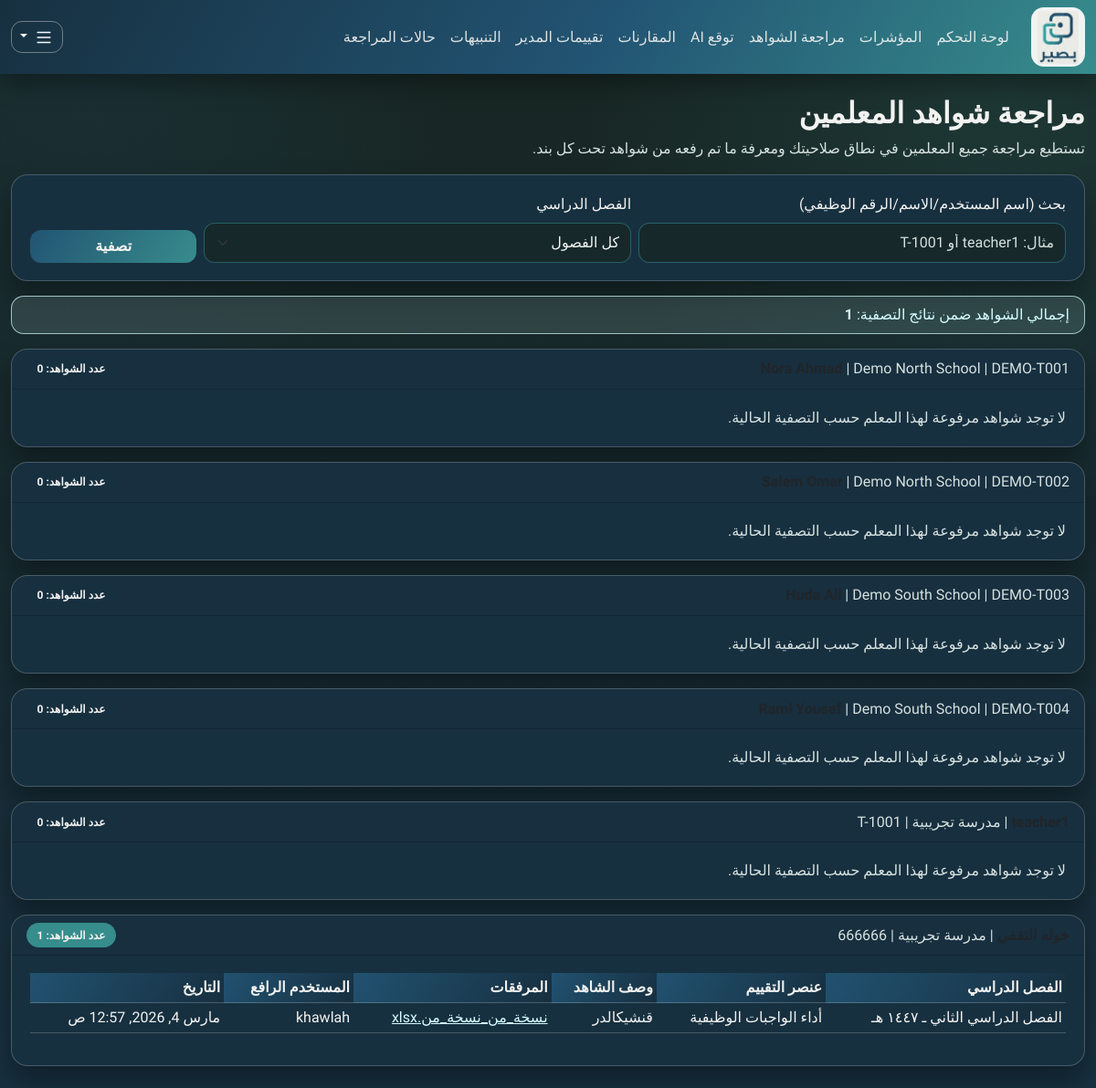
/evidences/admin/ (signed in), run on an earlier commit of the app's database.
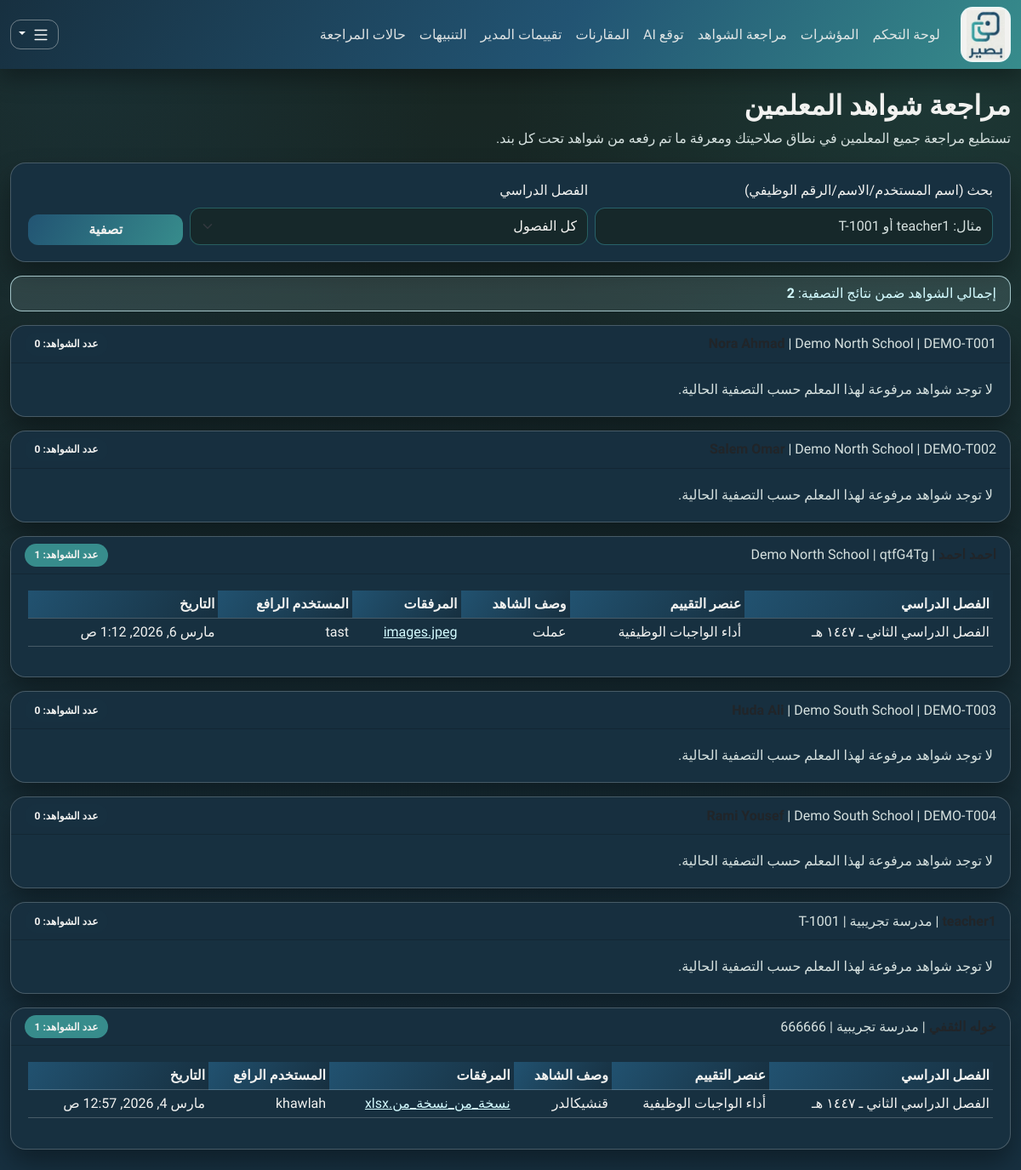
And on a later commit of the database.
### apps/teachers/models.py (models this page shows)
class Teacher(models.Model):
    user = models.OneToOneField("accounts.User", on_delete=models.CASCADE, related_name="teacher_profile")
    school = models.ForeignKey("schools.School", on_delete=models.PROTECT, related_name="teachers")
    employee_id = models.CharField(max_length=50, unique=True)
    is_active = models.BooleanField(default=True)
    created_at = models.DateTimeField(auto_now_add=True)
    class Meta:
        indexes = [models.Index(fields=["school", "employee_id"])]
    def __str__(self) -> str:
        return self.user.get_full_name() or self.user.username

### apps/schools/models.py (models this page shows, shortened)
class School(models.Model):
    code = models.CharField(max_length=20, unique=True)
    name = models.CharField(max_length=255)
    is_active = models.BooleanField(default=True)
    created_at = models.DateTimeField(auto_now_add=True)
    class Meta:
        indexes = [models.Index(fields=["code"])]

### apps/evaluations/models.py (models this page shows)
class TeacherEvidence(models.Model):
    teacher = models.ForeignKey("teachers.Teacher", on_delete=models.CASCADE, related_name="evidences")
    cycle = models.ForeignKey("cycles.EvaluationCycle", on_delete=models.CASCADE, related_name="evidences")
    criterion = models.ForeignKey("criteria.EvaluationCriterion", on_delete=models.PROTECT, related_name="evidences")
    evidence_text = models.TextField()
    evidence_url = models.URLField(blank=True, default="")
    submitted_by = models.ForeignKey("accounts.User", on_delete=models.PROTECT, related_name="submitted_evidences")
    created_at = models.DateTimeField(auto_now_add=True)
    updated_at = models.DateTimeField(auto_now=True)
    class Meta:
        constraints = [
            models.CheckConstraint(check=~models.Q(evidence_text=""), name="ck_evidence_text_not_empty"),
        ]
        indexes = [
            models.Index(fields=["teacher", "cycle", "created_at"]),
            models.Index(fields=["criterion", "created_at"]),
        ]

class EvidenceAttachment(models.Model):
    evidence = models.ForeignKey(TeacherEvidence, on_delete=models.CASCADE, related_name="attachments")
    file = models.FileField(
        upload_to="evidences/%Y/%m/%d/",
        validators=[
            FileExtensionValidator(
                allowed_extensions=[
                    "jpg",
                    "jpeg",
                    "png",
                    "gif",
                    "webp",
                    "pdf",
                    "doc",
                    "docx",
                    "xls",
                    "xlsx",
                    "ppt",
                    "pptx",
                    "txt",
                    "mp4",
                    "mov",
                    "avi",
                    "mkv",
                    "webm",
                    "m4v",
                ]
            )
        ],
    )
    uploaded_by = models.ForeignKey("accounts.User", on_delete=models.PROTECT, related_name="evidence_attachments")
    uploaded_at = models.DateTimeField(auto_now_add=True)
    class Meta:
        indexes = [
            models.Index(fields=["evidence", "uploaded_at"]),
        ]
    @property
    def filename(self) -> str:
        return os.path.basename(self.file.name)

### apps/cycles/models.py (models this page shows, shortened)
class EvaluationCycle(models.Model):
    school = models.ForeignKey("schools.School", on_delete=models.CASCADE, related_name="cycles")
    name = models.CharField(max_length=100)
    start_date = models.DateField()
    end_date = models.DateField()
    is_active = models.BooleanField(default=True)
    created_at = models.DateTimeField(auto_now_add=True)
    class Meta:
        constraints = [
            models.UniqueConstraint(fields=["school", "name"], name="uq_cycle_school_name"),
            models.CheckConstraint(check=models.Q(end_date__gte=models.F("start_date")), name="ck_cycle_dates_order"),
        ]
        indexes = [models.Index(fields=["school", "is_active"])]

### apps/criteria/models.py (models this page shows, shortened)
class EvaluationCriterion(models.Model):
    key = models.CharField(max_length=64, unique=True)
    name = models.CharField(max_length=255)
    weight_percent = models.PositiveSmallIntegerField()
    order = models.PositiveSmallIntegerField()
    is_active = models.BooleanField(default=True)
    class Meta:
        ordering = ["order"]
        constraints = [
            models.CheckConstraint(check=models.Q(weight_percent__in=[5, 10]), name="ck_criterion_weight_5_or_10"),
        ]
        indexes = [models.Index(fields=["is_active", "order"])]

### apps/accounts/models.py (models this page shows)
class User(AbstractUser):
    class Role(models.TextChoices):
        TEACHER = "TEACHER", "Teacher"
        LEADER = "LEADER", "Leader"
        ADMIN = "ADMIN", "Admin"
    role = models.CharField(max_length=16, choices=Role.choices, default=Role.TEACHER)
    school = models.ForeignKey("schools.School", null=True, blank=True, on_delete=models.SET_NULL)
    class Meta:
        indexes = [models.Index(fields=["role", "school"])]

### apps/ui/views.py (the view, shortened to what this page needs)
# urls.py: path("evidences/admin/", views.evidences_admin_page, name="evidences-admin"),
@login_required
def evidences_admin_page(request: HttpRequest) -> HttpResponse:
    if request.user.role not in [User.Role.LEADER, User.Role.ADMIN]:
        messages.error(request, "هذه الصفحة متاحة للقادة أو المديرين فقط.")
        return redirect("ui:dashboard")
    teachers_qs = _by_role_teacher_scope(request.user).select_related("user", "school")
    cycles_qs = EvaluationCycle.objects.select_related("school").order_by("-start_date")
    if request.user.role == User.Role.LEADER:
        cycles_qs = cycles_qs.filter(school=request.user.school)
    search_text = request.GET.get("q", "").strip()
    cycle_id = request.GET.get("cycle_id", "").strip()
    teachers_qs = teachers_qs.order_by("school__name", "user__first_name", "user__last_name", "user__username")
    evidences_qs = (
        _by_role_queryset(request.user, TeacherEvidence)
        .select_related("teacher", "teacher__user", "cycle", "criterion", "submitted_by")
        .prefetch_related("attachments")
        .order_by("-created_at")
    )
    if cycle_id:
        evidences_qs = evidences_qs.filter(cycle_id=cycle_id)
    teacher_ids = list(teachers_qs.values_list("id", flat=True))
    evidences_qs = evidences_qs.filter(teacher_id__in=teacher_ids)
    grouped_evidences: dict[int, list[TeacherEvidence]] = {teacher_id: [] for teacher_id in teacher_ids}
    for evidence in evidences_qs:
        grouped_evidences[evidence.teacher_id].append(evidence)
    teacher_rows = []
    for teacher in teachers_qs:
        teacher_evidences = grouped_evidences.get(teacher.id, [])
        teacher_rows.append(
            {
                "teacher": teacher,
                "evidences": teacher_evidences,
                "count": len(teacher_evidences),
            }
        )
    return render(
        request,
        "ui/evidences_admin.html",
        {
            "teacher_rows": teacher_rows,
            "cycles": cycles_qs,
            "selected_cycle_id": cycle_id,
            "search_text": search_text,
            "total_evidence_count": sum(row["count"] for row in teacher_rows),
        },
    )

### apps/ui/views.py (called while the page is built)
def _by_role_teacher_scope(user: User):
    qs = Teacher.objects.select_related("user", "school")
    if user.role == User.Role.ADMIN:
        return qs
    if user.role == User.Role.LEADER:
        return qs.filter(school=user.school)
    return qs.filter(user=user)

def _by_role_queryset(user: User, model, teacher_lookup: str = "teacher"):
    qs = model.objects.all()
    if user.role == User.Role.ADMIN:
        return qs
    if user.role == User.Role.LEADER:
        return qs.filter(**{f"{teacher_lookup}__school": user.school})
    return qs.filter(**{f"{teacher_lookup}__user": user})

### apps/ui/templates/ui/evidences_admin.html (shortened to what this page needs)
{% extends "ui/base.html" %}
{% block content %}
<h2 class="mb-2">مراجعة شواهد المعلمين</h2>
<p class="text-muted">تستطيع مراجعة جميع المعلمين في نطاق صلاحيتك ومعرفة ما تم رفعه من شواهد تحت كل بند.</p>
<div class="card mb-3">
  <div class="card-body">
    <form method="get" class="row g-2 align-items-end">
      <div class="col-md-5">
        <label class="form-label">بحث (اسم المستخدم/الاسم/الرقم الوظيفي)</label>
        <input class="form-control" type="text" name="q" value="{{ search_text }}" placeholder="مثال: teacher1 أو T-1001">
      </div>
      <div class="col-md-5">
        <label class="form-label">الفصل الدراسي</label>
        <select class="form-select" name="cycle_id">
          <option value="">كل الفصول</option>
        </select>
      </div>
      <div class="col-md-2 d-grid">
        <button class="btn btn-primary" type="submit">تصفية</button>
      </div>
    </form>
  </div>
</div>
<div class="alert alert-info py-2">
  إجمالي الشواهد ضمن نتائج التصفية: <strong>{{ total_evidence_count }}</strong>
</div>
{% for row in teacher_rows %}
  <div class="card mb-3">
    <div class="card-header d-flex justify-content-between align-items-center">
      <div>
        <strong>{{ row.teacher }}</strong>
        <span class="text-muted">| {{ row.teacher.school.name }} | {{ row.teacher.employee_id }}</span>
      </div>
      <span class="badge {% if row.count > 0 %}text-bg-success{% else %}text-bg-secondary{% endif %}">
        عدد الشواهد: {{ row.count }}
      </span>
    </div>
    <div class="card-body">
      {% if row.evidences %}
        <div class="table-responsive">
          <table class="table table-sm align-middle">
            <thead>
              <tr>
                <th>الفصل الدراسي</th>
                <th>عنصر التقييم</th>
                <th>وصف الشاهد</th>
                <th>المرفقات</th>
                <th>المستخدم الرافع</th>
                <th>التاريخ</th>
              </tr>
            </thead>
            <tbody>
              {% for evidence in row.evidences %}
                <tr>
                  <td>{{ evidence.cycle.name }}</td>
                  <td>{{ evidence.criterion.name }}</td>
                  <td>{{ evidence.evidence_text|linebreaksbr }}</td>
                  <td>
                    {% for attachment in evidence.attachments.all %}
                      <div><a href="{{ attachment.file.url }}" target="_blank" rel="noopener">{{ attachment.filename }}</a></div>
                    {% empty %}
                      -
                    {% endfor %}
                  </td>
                  <td>{{ evidence.submitted_by.username }}</td>
                  <td>{{ evidence.created_at }}</td>
                </tr>
              {% endfor %}
            </tbody>
          </table>
        </div>
      {% else %}
        <div class="text-muted">لا توجد شواهد مرفوعة لهذا المعلم حسب التصفية الحالية.</div>
      {% endif %}
    </div>
  </div>
{% empty %}
  <div class="alert alert-secondary">لا يوجد معلمون في النطاق الحالي.</div>
{% endfor %}
{% endblock %}

What changed in the data, as far as the page shows it:
added Teacher: teacher.school.name "Demo North School", teacher.employee_id "qtfG4Tg", count "1"
added TeacherEvidence: cycle.name "الفصل الدراسي الثاني ـ ١٤٤٧ هـ", criterion.name "أداء الواجبات الوظيفية", evidence_text "عملت", submitted_by.username "tast", created_at "مارس 6, 2026, 1:12 ص", shown under "Demo North School"
added EvidenceAttachment: filename "images.jpeg", shown under "الفصل الدراسي الثاني ـ ١٤٤٧ هـ"
Also different on the page:
{{ total_evidence_count }}: "1" → "2"
